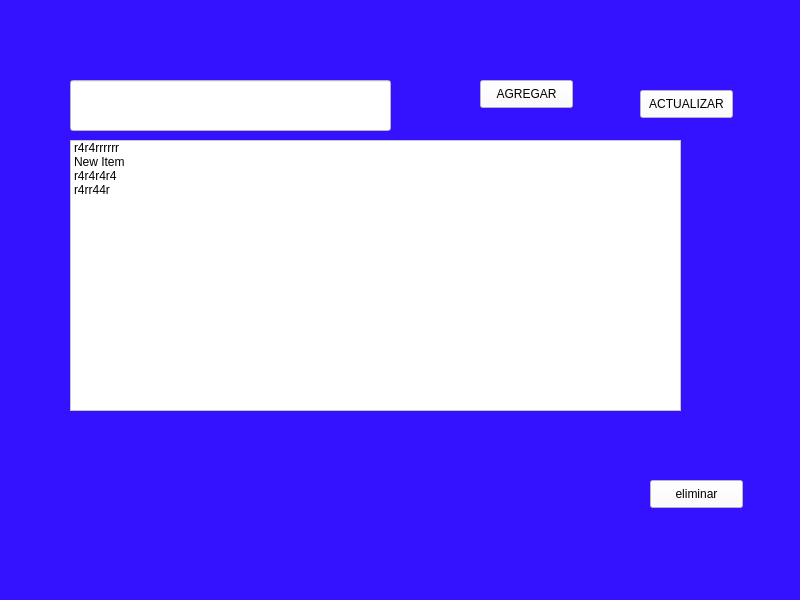
<?xml version="1.0" encoding="UTF-8"?>
<ui version="4.0">
 <class>MainWindow</class>
 <widget class="QMainWindow" name="MainWindow">
  <property name="geometry">
   <rect>
    <x>0</x>
    <y>0</y>
    <width>800</width>
    <height>600</height>
   </rect>
  </property>
  <property name="windowTitle">
   <string>MainWindow</string>
  </property>
  <property name="styleSheet">
   <string notr="true">background-color: rgb(52, 17, 255);</string>
  </property>
  <widget class="QWidget" name="centralwidget">
   <widget class="QLineEdit" name="edtTarea">
    <property name="geometry">
     <rect>
      <x>70</x>
      <y>80</y>
      <width>321</width>
      <height>51</height>
     </rect>
    </property>
    <property name="styleSheet">
     <string notr="true">background-color: rgb(255, 255, 255);</string>
    </property>
   </widget>
   <widget class="QPushButton" name="btnAgregar">
    <property name="geometry">
     <rect>
      <x>480</x>
      <y>80</y>
      <width>93</width>
      <height>28</height>
     </rect>
    </property>
    <property name="styleSheet">
     <string notr="true">background-color: rgb(255, 255, 255);</string>
    </property>
    <property name="text">
     <string>AGREGAR</string>
    </property>
   </widget>
   <widget class="QListWidget" name="lstTareas">
    <property name="geometry">
     <rect>
      <x>70</x>
      <y>140</y>
      <width>611</width>
      <height>271</height>
     </rect>
    </property>
    <property name="styleSheet">
     <string notr="true">background-color: rgb(255, 255, 255);</string>
    </property>
    <item>
     <property name="text">
      <string>r4r4rrrrrr</string>
     </property>
    </item>
    <item>
     <property name="text">
      <string>New Item</string>
     </property>
    </item>
    <item>
     <property name="text">
      <string>r4r4r4r4</string>
     </property>
    </item>
    <item>
     <property name="text">
      <string>r4rr44r</string>
     </property>
    </item>
   </widget>
   <widget class="QPushButton" name="btnEliminar">
    <property name="geometry">
     <rect>
      <x>650</x>
      <y>480</y>
      <width>93</width>
      <height>28</height>
     </rect>
    </property>
    <property name="styleSheet">
     <string notr="true">background-color: rgb(255, 255, 255);</string>
    </property>
    <property name="text">
     <string>eliminar</string>
    </property>
   </widget>
   <widget class="QPushButton" name="btnActualizar">
    <property name="geometry">
     <rect>
      <x>640</x>
      <y>90</y>
      <width>93</width>
      <height>28</height>
     </rect>
    </property>
    <property name="styleSheet">
     <string notr="true">background-color: rgb(255, 255, 255);</string>
    </property>
    <property name="text">
     <string>ACTUALIZAR</string>
    </property>
   </widget>
  </widget>
  <widget class="QMenuBar" name="menubar">
   <property name="geometry">
    <rect>
     <x>0</x>
     <y>0</y>
     <width>800</width>
     <height>26</height>
    </rect>
   </property>
  </widget>
  <widget class="QStatusBar" name="statusbar"/>
 </widget>
 <resources/>
 <connections/>
</ui>
